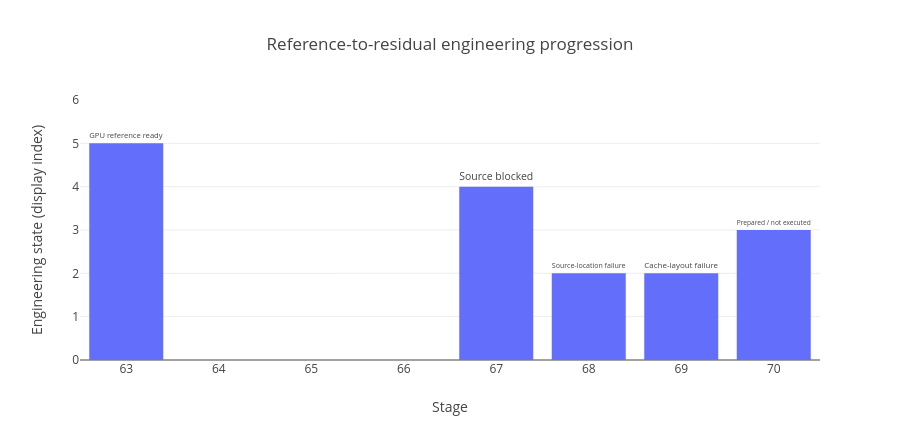

The notebook cell saved with this chart:
### Markdown cell above
## Engineering transition after reference recovery

Stage 67 reached the development-time competition-data boundary with its software gates passing, then stopped on source authorization. Under the AWS-first project rule, that path was closed instead of repeatedly retried. The next work moved entirely onto the existing AWS cache/fold boundary.

### Code cell
state=pd.DataFrame({
    "Stage":["63","67","68","69","70"],
    "State":["GPU reference ready","Source blocked","Source-location failure","Cache-layout failure","Prepared / not executed"],
    "Ordinal":[5,4,2,2,3]
})
fig=px.bar(state,x="Stage",y="Ordinal",text="State",title="Reference-to-residual engineering progression")
fig.update_traces(textposition="outside")
fig.update_layout(height=440,yaxis_title="Engineering state (display index)",yaxis_range=[0,6])
fig.show()

### Figure 1 — Plotly figure (JSON) as saved in the notebook; plotly's stock layout.template omitted (floating-point values rounded to 4 significant figures)
{"data": [{"hovertemplate": "Stage=%{x}<br>Ordinal=%{y}<br>State=%{text}<extra></extra>", "legendgroup": "", "marker": {"color": "#636efa", "pattern": {"shape": ""}}, "name": "", "orientation": "v", "showlegend": false, "text": ["GPU reference ready", "Source blocked", "Source-location failure", "Cache-layout failure", "Prepared / not executed"], "textposition": "outside", "type": "bar", "x": ["63", "67", "68", "69", "70"], "xaxis": "x", "y": [5, 4, 2, 2, 3], "yaxis": "y"}], "layout": {"barmode": "relative", "height": 440, "legend": {"tracegroupgap": 0}, "title": {"text": "Reference-to-residual engineering progression"}, "xaxis": {"anchor": "y", "domain": [0.0, 1.0], "title": {"text": "Stage"}}, "yaxis": {"anchor": "x", "domain": [0.0, 1.0], "range": [0, 6], "title": {"text": "Engineering state (display index)"}}}}
